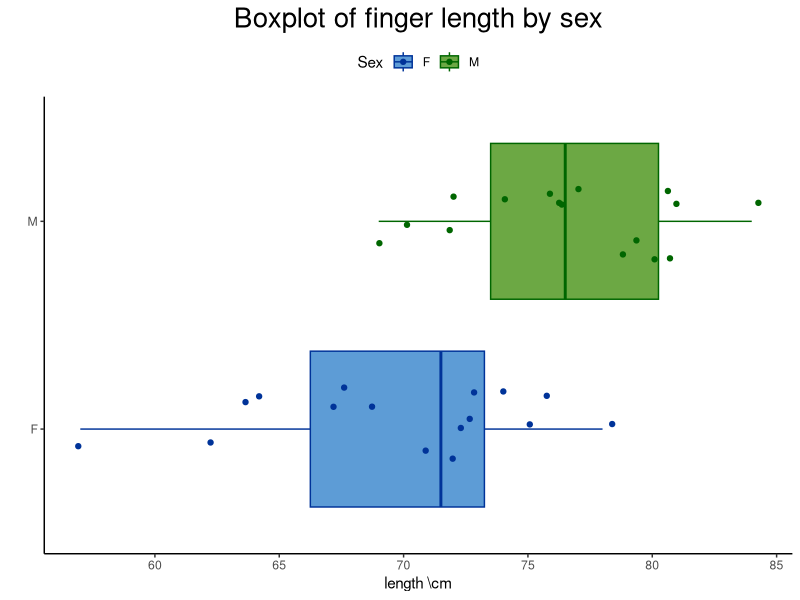
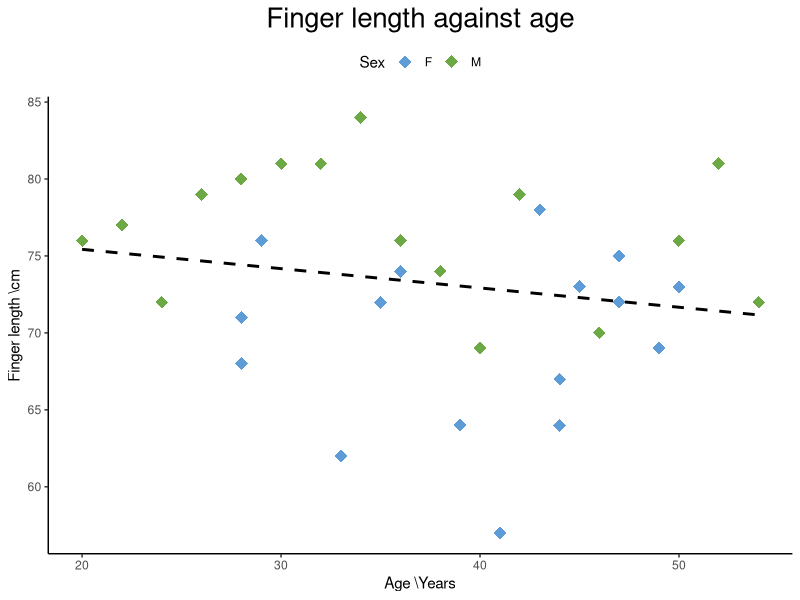
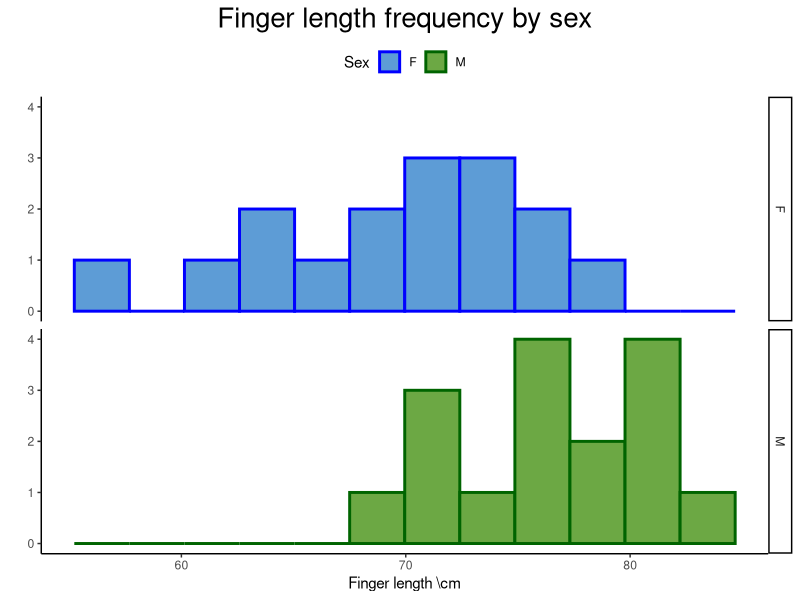
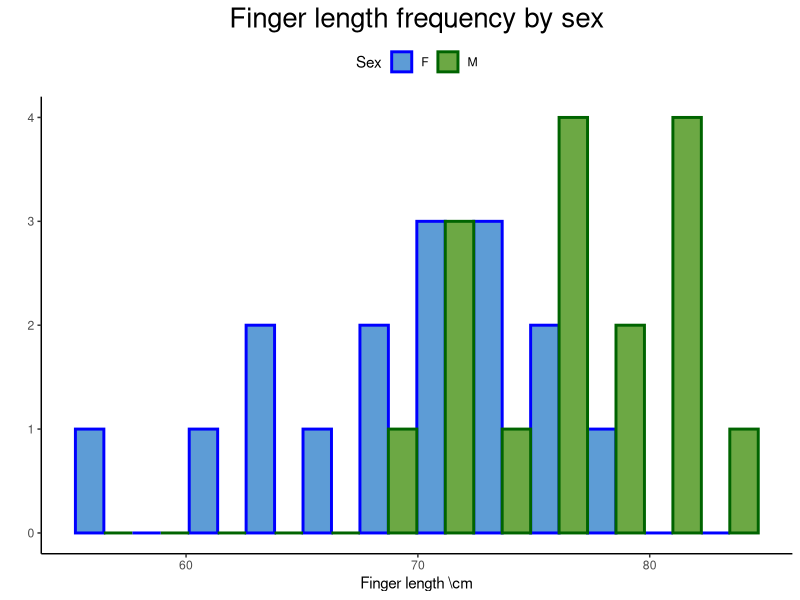

R code for these plots, in order:
library(ggplot2)
library(dplyr)
library(readr)

df <- read_csv("ringData.csv")

colors<-c("#5d9cd6","#6ca844")


bp<-ggplot(data=df,aes(x=Sex,y=Length, fill=Sex, color=Sex))  

bp+geom_boxplot()+
  geom_jitter(width=0.2)+
  scale_fill_manual(values=colors)+
  scale_color_manual(values=c("#003399", "#006600"))+
  theme_classic()+
  theme(legend.position = "top", plot.title=element_text(hjust=0.5, size=20))+
  coord_flip()+
  labs(y="length \\cm", x=" ", title="Boxplot of finger length by sex")
    

scat<-ggplot(data=df,aes(y=Length, x=Age))  

scat+geom_point(aes(color=Sex),size=4, shape=18) + theme_classic()+
  #stat_smooth(method = "lm", se=FALSE)+
  #facet_grid(Sex ~ .)
  geom_smooth(method="lm", se=FALSE, color="black", linetype="dashed")+
  scale_color_manual(values=colors)+
  theme_classic()+
  theme(axis.title.y = element_text(),   legend.position = "top", plot.title=element_text(hjust=0.5, size=20))+
  labs(x="Age \\Years", y="Finger length \\cm", title = "Finger length against age") 


hist<-ggplot(data=df,aes(x=Length, fill=Sex, color=Sex))

##hist with facets#
hist + geom_histogram(bins =12, size = 1)+
  labs(x="Finger length \\cm", y="", title = "Finger length frequency by sex")+
  scale_fill_manual(values=colors)+
  scale_color_manual(values=c("blue", "dark green"))+
  theme_classic()+
  theme(legend.position = "top", plot.title=element_text(hjust=0.5, size=20))+
  facet_grid(Sex ~.)

## interleaved hist ##

hist +
  labs(x="Finger length \\cm", y="", title = "Finger length frequency by sex")+
  scale_fill_manual(values=colors)+
  scale_color_manual(values=c("blue", "dark green"))+
  theme_classic()+
  theme(legend.position = "top", plot.title=element_text(hjust=0.5, size=20))+
  geom_histogram(bins =12, position = "dodge", size = 1)


correlation <- cor.test(df$Age,df$Length)

ttest<- t.test(Length~Sex, data = df, var.equal=TRUE, mu=0)

ftest<-var.test(Length~Sex,df, alternative="two.sided")

cor(df$Age, df$Length)

?t.test
